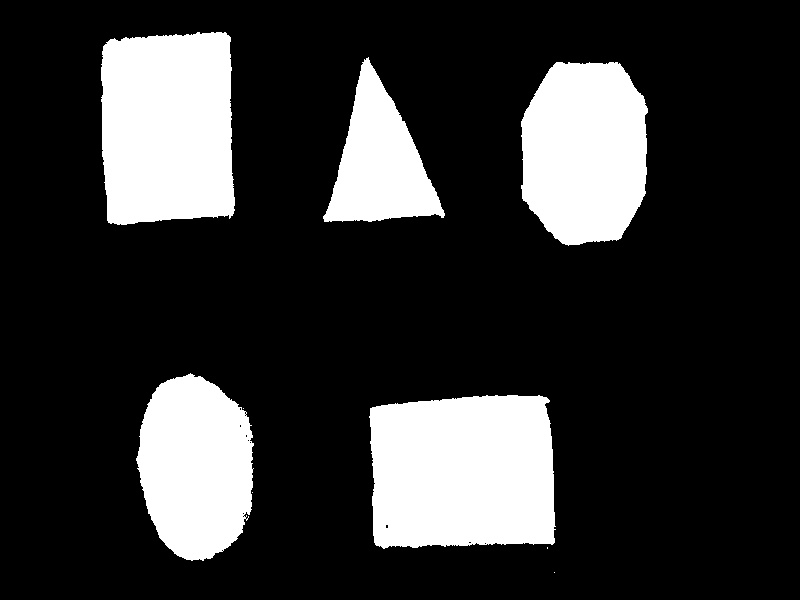
#> input picture images/thr.jpg, 800 x 600 px
$ python shapeDetection_v03.py
#> lines starting #> are read from the running program, lines starting #| are printed output that depends on the picture; after the words box and inside, x2 and y2 are one past the last pixel; in counts of white or black regions, pixels touching at a corner belong together
import cv2
import numpy as np
import math
import copy

img = cv2.imread("images/thr.jpg", 0)
#> img is the input picture: shape (600, 800); min 0, max 255, mean 51.5
img = cv2.resize(img, (500, 500))
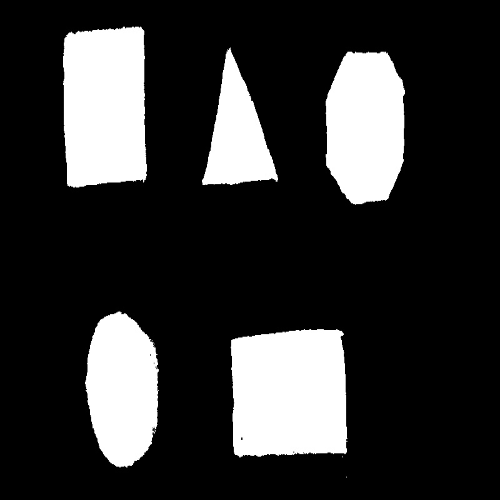
#> img: shape (500, 500); min 0, max 255, mean 51.5
cv2.imshow("original", img)
clone_img = copy.copy(img)
# cv2.imshow("copy",clone_img)
img=cv2.blur(img,(5,5))
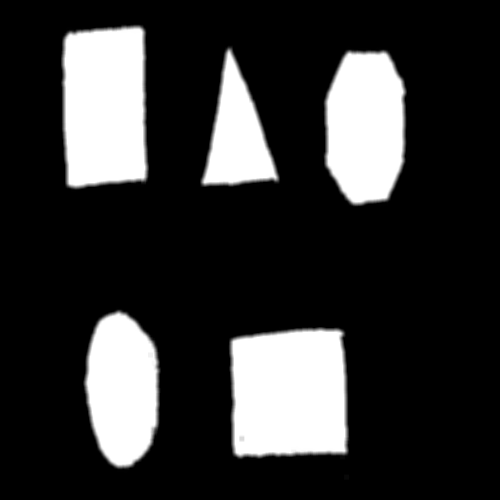
#> img: shape (500, 500); min 0, max 255, mean 51.5
kernel = cv2.getStructuringElement(cv2.MORPH_RECT, (17,17))
kernel1 = cv2.getStructuringElement(cv2.MORPH_CROSS, (17,17))
erode = cv2.erode(img,kernel,iterations = 1)
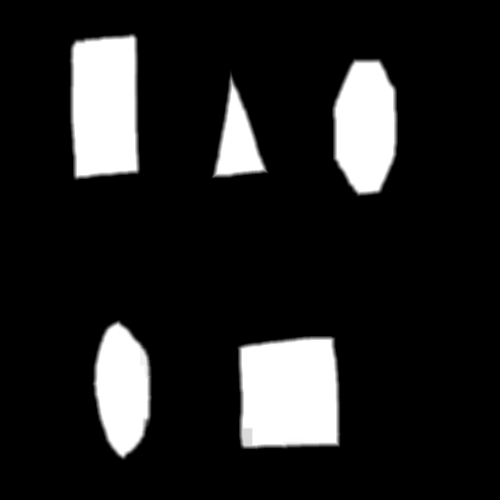
#> erode: shape (500, 500); min 0, max 255, mean 34
# cv2.imshow("erosion",img)
print(clone_img.dtype)
#| uint8
img2_fg = cv2.bitwise_and(erode,erode,mask = clone_img)
img2_fg= cv2.blur(img2_fg,(5,5))
# cv2.imshow("hahah",img2_fg)
contours, hierarchy = cv2.findContours(img2_fg, cv2.RETR_TREE, cv2.CHAIN_APPROX_SIMPLE)
#> contours = 5 contours; box (x1, y1, x2, y2) and area: (235, 334, 343, 452) 11760, (67, 31, 143, 183) 10370, (330, 56, 400, 199) 8128, (90, 318, 154, 462) 6984, (209, 68, 271, 181) 3671


edges=[]
blackhat=[]
blackhat1=[]
final=[]
images = []
font = cv2.FONT_HERSHEY_COMPLEX

for i in range(len(contours)):

    cnt = contours[i]
    M = cv2.moments(cnt)
    if(M['m00']!=0):
        x = int(M['m10'] / M['m00'])
        y = (M['m01'] / M['m00'])
    # print (cx,cy)
    x,y,w,h = cv2.boundingRect(cnt)
    if(w*h >250):
        images.append(img2_fg[y-30:y+h+30,x-30:x+w+30])
#> this loop made 5 passes
#> (w, h) on passes 1 to 5: (108, 118), (64, 144), (62, 113), (70, 143), (76, 152)
#> after the loop, images = 5 items
        # print(x,y)

print(len(images))
#| 5

for i in range(len(images)):
    if(i==4):
        break
    cnt = images[i]
    M = cv2.moments(cnt)
    if (M['m00'] != 0):
        cx = int(M['m10'] / M['m00'])
        cy = int(M['m01'] / M['m00'])
    # cv2.imshow("aa" + str(i), aa[i])
    edges.append(cv2.Canny(images[i], 100, 200))
    cv2.imshow("edges" + str(i), edges[i])
    blackhat.append(cv2.morphologyEx(edges[i], cv2.MORPH_BLACKHAT, kernel))
    blackhat1.append (cv2.morphologyEx(edges[i], cv2.MORPH_BLACKHAT, kernel1))
    final.append (cv2.bitwise_not(blackhat[i], blackhat[i], mask=blackhat1[i]))
    kernel45 = cv2.getStructuringElement(cv2.MORPH_RECT, (9,9))
    final[i] = ( cv2.filter2D(final[i], -1, kernel45))
    final[i] = cv2.blur(final[i], (9,9))
    final[i] = cv2.morphologyEx(final[i], cv2.MORPH_OPEN, kernel1)
    cv2.imshow("Final" + str(i), final[i])
    contours_crop, hierarchy_crop = cv2.findContours(final[i], cv2.RETR_TREE, cv2.CHAIN_APPROX_SIMPLE)
    print(len(contours_crop))
    cnt =contours_crop[0]
    M = cv2.moments(cnt)
    x = int(M['m10'] / M['m00'])
    y = int(M['m01'] / M['m00'])
#> this loop made 5 passes
#> (cx, cy, x, y) on passes 1 to 4: (84, 89, 128, 135), (62, 100, 65, 162), (58, 102, 43, 129), (65, 100, 67, 162)
#| 4
#| 3
#| 4
#| 3
#> pass 1, `cnt = images[i]`:
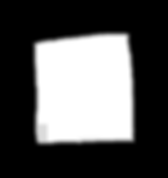
#> cnt: shape (178, 168); min 0, max 255, mean 85.5
#> pass 1, `cv2.imshow("edges" + str(i), edges[i])`:
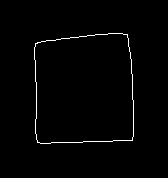
#> window 'edges0': shape (178, 168); 1.3% white in thin lines or dots, all inside (x1, y1, x2, y2) = (34, 33, 134, 144)
#> pass 1, `cv2.imshow("Final" + str(i), final[i])`:
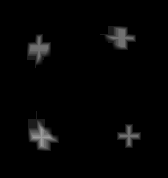
#> window 'Final0': shape (178, 168); min 0, max 157, mean 4.8
#> pass 2, `cnt = images[i]`:
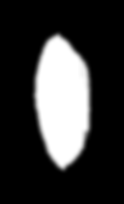
#> cnt: shape (204, 124); min 0, max 255, mean 55.4
#> after the loop, blackhat = 4 items; blackhat1 = 4 items; edges = 4 items; final = 4 items

    # [10 lines of commented-out code are left out]

cv2.waitKey()
cv2.destroyAllWindows()
